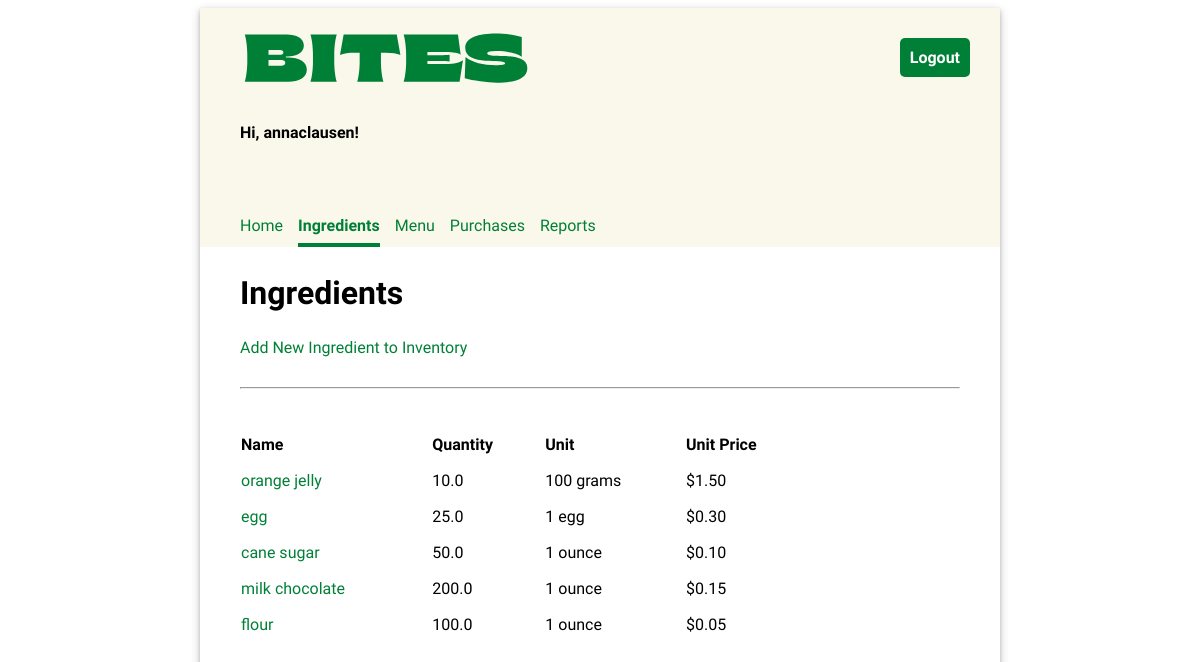
/ingredients/ (signed in), run on the app's committed database.
### inventory/models.py (models this page shows, shortened)
class Ingredient(models.Model):
    name = models.CharField(max_length=200, unique=True)
    quantity = models.FloatField(default=0)
    unit = models.CharField(max_length=200)
    price_per_unit = models.FloatField(default=0)

### inventory/views.py (the view)
# urls.py: path('ingredients/', views.IngredientsView.as_view(), name="ingredients"),
class IngredientsView(LoginRequiredMixin, ListView):
    template_name = "inventory/ingredients_list.html"
    model = Ingredient

### inventory/templates/inventory/ingredients_list.html (shortened to what this page needs)
{% extends 'base.html' %}
{% load static %}
{% block content %}
    <h2>Ingredients</h2>
    <a href="{% url 'add_ingredient' %} ">Add New Ingredient to Inventory</a>
    <hr/>
    <table class="inventory-table">
        <thead>
            <tr>
                <th>Name</th>
                <th>Quantity</th>
                <th>Unit</th>
                <th>Unit Price</th>
            </tr>
        </thead>
        <tbody>
        {% for ingredient in object_list %}
            <tr>
                <td>
                    <a href="{% url "update_ingredient" ingredient.id %}">{{ ingredient.name }}</a>
                </td>
                <td>{{ ingredient.quantity }}</td>
                <td>{{ ingredient.unit }}</td>
                <td class="price">${{ ingredient.price_per_unit|stringformat:".2f" }}</td>
            </tr>
        {% endfor %}
        </tbody>
    </table>
{% endblock %}

### inventory/templates/base.html (shortened to what this page needs)
{% load static %}
<!DOCTYPE html>
<html>
<head>
  <link rel="stylesheet" type="text/css" href="{% static 'inventory/style.css' %}" />
</head>
<body>
  <div class="app">
  <header>
    <div class="header-first-row">
      <img src="{% static 'inventory/bites-logo.svg' %}" />
      {% if user.is_authenticated %}
      <a class="logout" href="/logout">Logout</a>
      {% endif %}
    </div>
    {% if user.is_authenticated %}
      <p class="greeting">Hi, {{ user.username }}!</p>
      <nav class="navbar">
        {% url 'home' as home_url %}
        {% url 'ingredients' as ingredients_url %}
        {% url 'menu' as menu_url %}
        {% url 'purchases' as purchases_url %}
        {% url 'reports' as reports_url %}
        <a class="nav-item{% if request.path == home_url %} current-page{% endif %}" href="{% url 'home' %}">Home</a>
        <a class="nav-item{% if request.path == ingredients_url %} current-page{% endif %}" href="{% url 'ingredients' %}">Ingredients</a>
        <a class="nav-item{% if request.path == menu_url %} current-page{% endif %}" href="{% url 'menu' %}">Menu</a>
        <a class="nav-item{% if request.path == purchases_url %} current-page{% endif %}" href="{% url 'purchases' %}">Purchases</a>
        <a class="nav-item{% if request.path == reports_url %} current-page{% endif %}" href="{% url 'reports' %}">Reports</a>
      </nav>
    {% endif %}
  </header>
  <main>
    {% block content %}{% endblock %}
  </main>
  </div>
</body>
</html>

### inventory/static/inventory/style.css (style rules this page uses)
body { font-family: 'Oxygen', sans-serif; }
hr { margin: 30px 0; }
header { background-color: #FAF8EB; min-height: 200px; display: flex; align-items: center; flex-direction: column; align-items: flex-start; padding-left: 40px; }
main { display: flex; flex-direction: column; padding: 0 40px 20px 40px; justify-content: center; }
main h2 { font-size: 2em; }
.app { min-width: 800px; max-width: 60%; margin: 0 auto; box-shadow: 0 2px 4px 0 rgba(0, 0, 0, 0.2), 0 3px 10px 0 rgba(0, 0, 0, 0.19); }
header p { font-weight: bold; }
.navbar { margin-top: 50px; display: flex; width: 100%; }
.navbar a { text-decoration: none; padding: 8px 0; color: #008037; margin-right: 15px; }
.navbar a:hover, .navbar .current-page { border-bottom: solid 4px #008037; border-spacing: 0 15px; font-weight: bold; }
main table { text-align: left; border-collapse: separate; border-spacing: 0 15px; width: 80%; }
.header-first-row { width: 100%; display: flex; justify-content: space-between; }
.logout { height: max-content; text-align: center; text-decoration: none; border: 0px; background-color: #008037; border-radius: 5px; color: white; padding: 10px; font-weight: bold; margin: 30px; font-size: 1em; }
a { text-decoration: none; color: #008037; }

### data on the page
Ingredient: name "orange jelly", quantity "10.0", unit "100 grams", price_per_unit "1.50"
Ingredient: name "egg", quantity "25.0", unit "1 egg", price_per_unit "0.30"
Ingredient: name "cane sugar", quantity "50.0", unit "1 ounce", price_per_unit "0.10"
Ingredient: name "milk chocolate", quantity "200.0", unit "1 ounce", price_per_unit "0.15"
Ingredient: name "flour", quantity "100.0", unit "1 ounce", price_per_unit "0.05"

### other printed values
{{ user.username }} "annaclausen"
